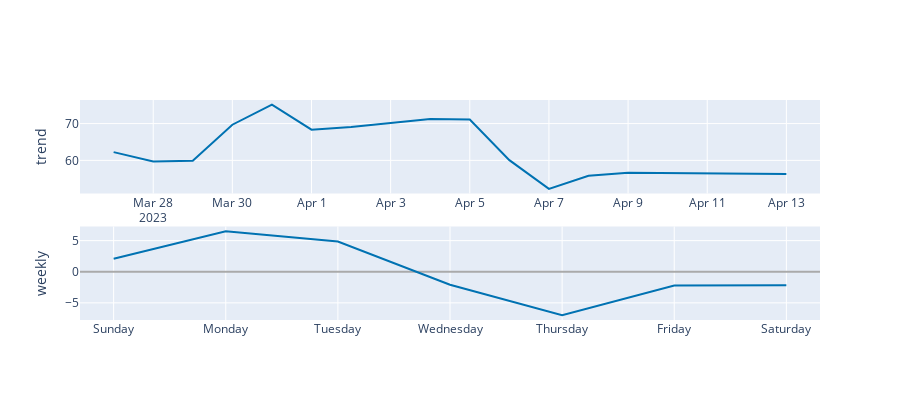

Notebook code cell kept with this figure:
### Code cell
# forcast 4
plot_components_plotly(m, tempDayforecast)

### Figure 1 — Plotly figure (JSON) as saved in the notebook; plotly's stock layout.template omitted (floating-point values rounded to 4 significant figures)
{"data": [{"line": {"color": "#0072B2", "width": 2}, "mode": "lines", "name": "trend", "type": "scatter", "x": ["2023-03-27T00:00:00", "2023-03-28T00:00:00", "2023-03-29T00:00:00", "2023-03-30T00:00:00", "2023-03-31T00:00:00", "2023-04-01T00:00:00", "2023-04-02T00:00:00", "2023-04-03T00:00:00", "2023-04-04T00:00:00", "2023-04-05T00:00:00", "2023-04-06T00:00:00", "2023-04-07T00:00:00", "2023-04-08T00:00:00", "2023-04-09T00:00:00", "2023-04-10T00:00:00", "2023-04-11T00:00:00", "2023-04-12T00:00:00", "2023-04-13T00:00:00"], "xaxis": "x", "y": [62.23, 59.69, 59.9, 69.69, 75.14, 68.35, 69.09, 70.17, 71.26, 71.1, 60.06, 52.26, 55.82, 56.62, 56.53, 56.45, 56.36, 56.27], "yaxis": "y"}, {"line": {"color": "#0072B2", "width": 2}, "mode": "lines", "name": "weekly", "type": "scatter", "x": ["2017-01-01T00:00:00", "2017-01-02T00:00:00", "2017-01-03T00:00:00", "2017-01-04T00:00:00", "2017-01-05T00:00:00", "2017-01-06T00:00:00", "2017-01-07T00:00:00"], "xaxis": "x2", "y": [2.092, 6.522, 4.865, -2.081, -7.006, -2.219, -2.172], "yaxis": "y2"}], "layout": {"height": 400, "showlegend": false, "width": 900, "xaxis": {"anchor": "y", "domain": [0, 1], "range": ["2023-03-26T03:36:00", "2023-04-13T20:24:00"], "type": "date"}, "xaxis2": {"anchor": "y2", "domain": [0, 1], "range": ["2016-12-31T16:48:00", "2017-01-07T07:12:00"], "tickformat": "%A", "type": "date"}, "yaxis": {"anchor": "x", "domain": [0.575, 1], "rangemode": "normal", "title": {"text": "trend"}, "zerolinecolor": "#AAA"}, "yaxis2": {"anchor": "x2", "domain": [0, 0.425], "title": {"text": "weekly"}, "zerolinecolor": "#AAA"}}}
